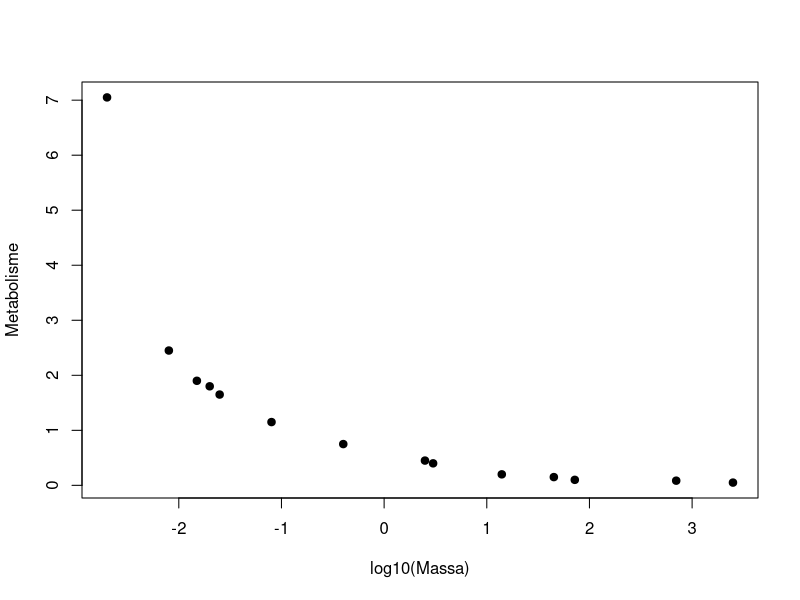
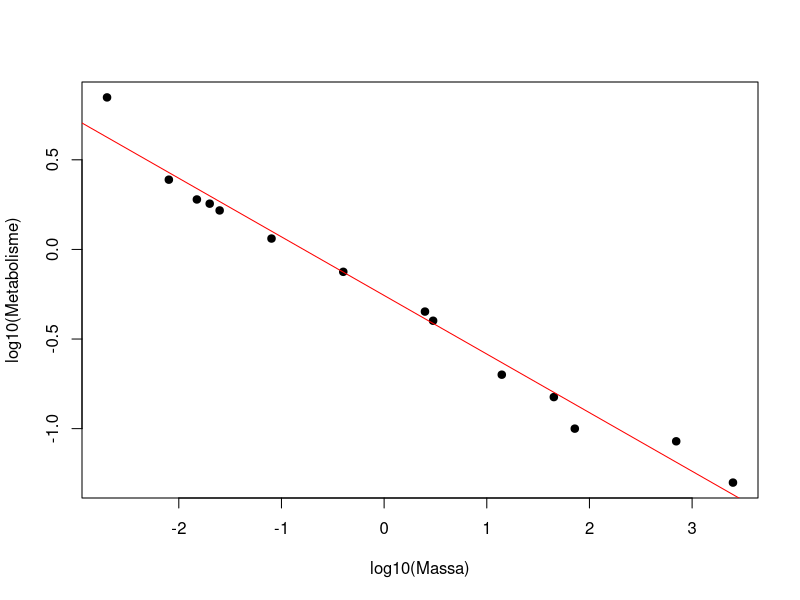
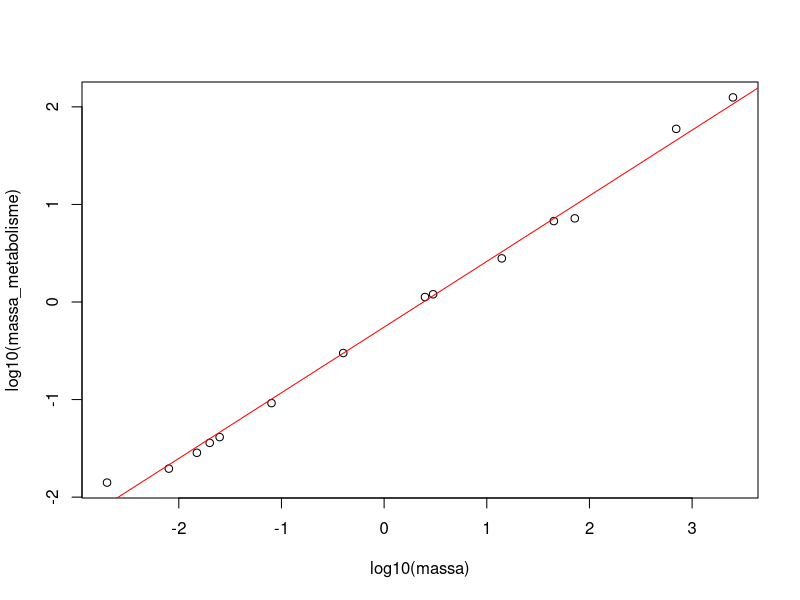

Source code (R) for these figures, in order:
## ---- chunk 1
massa = c(0.002, 0.008, 0.015, 0.02, 0.025, 0.08, 0.4, 
          2.5, 3, 14, 45, 72,700, 2500)  
metabolisme = c(7.05, 2.45, 1.9, 1.8, 1.65, 1.15, 0.75,
                0.45, 0.4,0.2, 0.15, 0.1, 0.085, 0.05) 
## ---- chunk 2
# gebruik de functie plot()
## ---- chunk 3
# dit zou je zelf moeten doen 
# gebruik de functie log10()
plot(log10(massa), metabolisme,      
     pch = 19, xlab = "log10(Massa)", 
     ylab = "Metabolisme")  
## ---- chunk 4
plot(log10(massa), log10(metabolisme),      
     pch = 19, xlab = "log10(Massa)", 
     ylab = "log10(Metabolisme)")  
abline(lm(log10(metabolisme) ~ log10(massa)), col = "red")
## ---- chunk 5
massa_metabolisme <- massa*metabolisme
## ---- chunk 6
# dit zou je zelf doen 
plot(log10(massa), 
     log10(massa_metabolisme)) 
abline(lm(log10(massa_metabolisme) ~ log10(massa)), col = "red")
## ---- chunk 7
pH_matrix <- 8
pH_intermembraan <- 7

H_matrix <- 10^(-pH_matrix)
H_intermembraan <- 10^(-pH_intermembraan)

R <- 8.314
Temp <- 310

# vul aan: gebruik de formule voor Delta G
